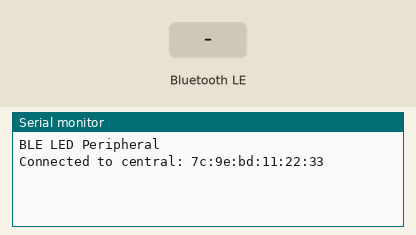
The sketch below on a simulated Arduino Nano 33 IoT. Shown: the last lines printed to the serial monitor. The test bench sets the inputs (shaded band). Random numbers use the default seed unless the sketch sets one; nothing arrives over Bluetooth unless stated; a phone connects over Bluetooth LE 3 s after start.

Above: at 3.8 s.
3.9 s: Bluetooth LE write "1" received
At 4.6 s:
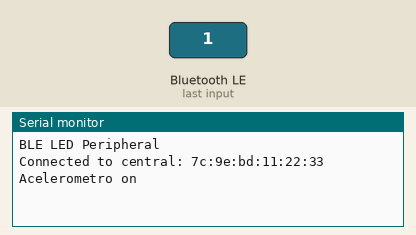
5.4 s: Bluetooth LE write "0" received
At 7.3 s:
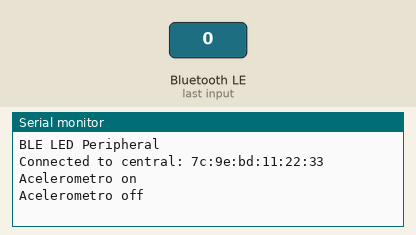

Measured:
- after the input at 3.9 s, the serial monitor: prints a new line at once (image 1)
- after the input at 5.4 s, the serial monitor: prints a new line after 0.50 s (image 2)

The sketch:

practica_4_4.ino
```cpp
#include <ArduinoBLE.h>

BLEService ledService("180A"); // BLE LED Service

// BLE LED Switch Characteristic - custom 128-bit UUID, read and writable by central
BLEByteCharacteristic switchCharacteristic("2A57", BLERead | BLENotify);
BLEByteCharacteristic switchCharacteristic2("2A58", BLEWrite);

int activo = 0;

void setup() {
  Serial.begin(115200);
  while (!Serial);

  // begin initialization
  if (!BLE.begin()) {
    Serial.println("starting Bluetooth® Low Energy failed!");

    while (1);
  }

  // set advertised local name and service UUID:
  BLE.setLocalName("ESP_Raul");
  BLE.setAdvertisedService(ledService);

  // add the characteristic to the service
  ledService.addCharacteristic(switchCharacteristic);
  ledService.addCharacteristic(switchCharacteristic2);

  // add service
  BLE.addService(ledService);

  // set the initial value for the characteristic:
  switchCharacteristic.writeValue(0);
  switchCharacteristic2.writeValue(0);

  // start advertising
  BLE.advertise();

  Serial.println("BLE LED Peripheral");
}

void loop() {
  BLEDevice central = BLE.central();

  // if a central is connected to peripheral:
  if (central) {
    Serial.print("Connected to central: ");
    // print the central's MAC address:
    Serial.println(central.address());

    // while the central is still connected to peripheral:
    while (central.connected()) {
      if(activo == 1){
        switchCharacteristic.writeValue(random(0,35));
        delay(1000);
      }

      if (switchCharacteristic2.written()) {
        switch (switchCharacteristic2.value()) {   // any value other than 0
          case 01:
            Serial.println(F("Acelerometro on"));
            activo = 1;
            break;
          default:
            Serial.println(F("Acelerometro off"));
            activo = 0;
            break;
        }
      }
    }


  }
}
```
